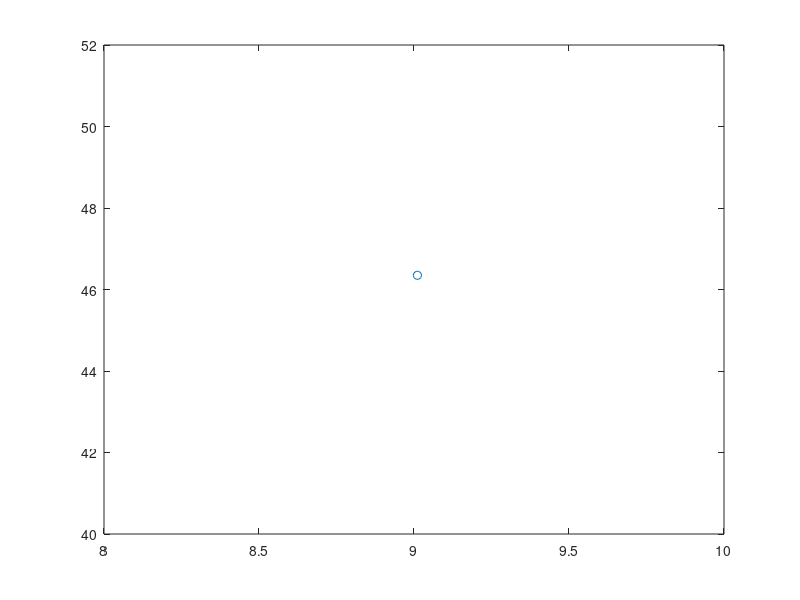

This chart was generated by the following MATLAB code: (Note: this script raises an error after producing the figure.)
% Direct                       %MTE                  %Static Clustering
xm=100;
ym=100;
sink.x=0.5*xm; %sink structure
sink.y=0.5*ym;
n=80;
E_elec = 50 * 10^(-9); %(joules)
E_amp = 100 * 10^(-12); %(joules)
k=2000; %1 bit data
Eo=0.5; %(joules)

figure(1);     %100 random network
for i=1:1:n
    S(i).xd=rand(1,1)*xm;
    XR(i)=S(i).xd;
    S(i).yd=rand(1,1)*ym;
    YR(i)=S(i).yd;
    %initially there are no cluster heads only nodes
    S(i).type='N';
    plot(S(i).xd,S(i).yd,'o');
    drawline([S(i).xd S(i).yd] , [sink.x sink.y]);
    title({'Direct Communication Transmission';})
    hold on;
end
S(n+1).xd=sink.x;
S(n+1).yd=sink.y;
S(n+1).sq_dist=0;

plot(S(n+1).xd,S(n+1).yd,'rx');


%%%%%%%%%%%%%%%%%%%%%% Direct Communication %%%%%%%%%%%%%%%%%%%%%%%%%%%%%%%
for i=1:1:n
    S(i).sq_dist=(((S(i).xd) - (S(n+1).xd))^2) + (((S(i).yd) - (S(n+1).yd))^2);
    S(i).E_direct = k*(E_elec +E_amp *(S(i).sq_dist));  %transmit only
end

%%%%%%%%%%%%%%%%%%%%%%%%%% MTE Communication %%%%%%%%%%%%%%%%%%%%%%%%%%%%%%
figure(2);
for i=1:1:n
    plot(S(i).xd,S(i).yd,'o');
    title({'MTE Transmission';})   
    hold on;
end
plot(S(n+1).xd,S(n+1).yd,'x');


          %%check

min_SqD = S(1).sq_dist;
for i=1:1:n
    if S(i).sq_dist < min_SqD
        min_SqD = S(i).sq_dist;
    end
end
[~,index] = sortrows([S.sq_dist].'); S = S(index); clear index  %sorting
        %%check



S(2).eff_dist = S(2).sq_dist;
S(2).trans_dist = S(2).eff_dist;
figure(2);
drawline([S(2).xd S(2).yd] , [sink.x,sink.y]);
hold on;
%%%%% drawline %%%%%
for i=3:1:n+1
    for j=2:1:i-1
        T(i).T(j)=(((S(i).xd) - (S(j).xd))^2) + (((S(i).yd) - (S(j).yd))^2);
    end
end


C=zeros(n+1);
for i=3:1:n+1
    S(i).eff_dist=S(i).sq_dist;
    for j=2:1:i-1
        if T(i).T(j)+S(j).eff_dist < S(i).eff_dist    % 0  result eliminate
           S(i).eff_dist=T(i).T(j)+S(j).eff_dist;
           C(i,j)=T(i).T(j)+S(j).eff_dist;  
        end     
    end 
end

for i=3:1:n+1
    if  S(i).eff_dist==S(i).sq_dist
        S(i).trans_dist=S(i).eff_dist;
        figure(2);
        drawline([S(i).xd S(i).yd] , [sink.x,sink.y]);
        hold on;
    end
end

for j=1:1:n+1
S(j).bit_counter=0;
S(j).bits_count=0;
S(j).addn_bits=0;
end

D(n+1,n+1)=0;

for i=3:1:n+1
    for j=n+1:-1:2
        if C(i,j)==0
            continue
        else
            S(i).trans_dist=S(i).eff_dist-S(j).eff_dist;
            figure(2);
            drawline([S(i).xd S(i).yd], [S(j).xd S(j).yd]);
            hold on;
            S(j).bit_counter=S(j).bit_counter + k;
            S(i).bits_count=S(i).bits_count + k;
            D(i,j)=1;
            break
        end
    end
end


        
        
S(1).E_MTE=0;
S(1).E_direct=0;
for j=n+1:-1:2
    for i=1:1:n+1
        if D(i,j)==0
            continue
        else
            S(j).addn_bits=S(j).addn_bits+S(i).addn_bits+k; %k=1
        end
    end
end


S(1).total_bits=0;
for i=2:1:n+1
    S(i).total_bits=S(i).addn_bits+k;
    S(i).E_MTE=S(i).total_bits * (E_elec+(E_amp* S(i).trans_dist))+ S(i).addn_bits * E_elec;         %transmit + receive
end

%%%%%%%%%%%%%%%%%%%%%%%%%%%%%%  ENERGY  %%%%%%%%%%%%%%%%%%%%%%%%%%%%%%%%%%%
Total_E_direct=0;
Total_E_MTE=0;
for i=1:1:n+1
    Total_E_direct = Total_E_direct + S(i).E_direct;
    Total_E_MTE = Total_E_MTE + S(i).E_MTE;
end


round=2000;
S(1).Eod=0;
S(1).EoM=0;
S(1).EoS=0;
for i=2:1:n+1
    S(i).Eod=0.5;
    S(i).EoM=0.5;
    S(i).EoS=0.5;
end

dead_direct=0;

for i=1:1:round
    dead1(i)=0;
    dead2(i)=0;
    dead3(i)=0;
    TE_direct(i)=0;
    TE_MTE(i)=0;
    TE_Static(i)=0;
    Tbits_MTE(i)=0;
    Tbits_Static(i)=0;
end


for i=1:1:round
    for j=2:1:n+1
        S(j).Eod=S(j).Eod - S(j).E_direct;
        if S(j).Eod<=0
            dead1(i)=dead1(i)+1;
        end
        if S(j).Eod>=0
            TE_direct(i)=TE_direct(i)+S(j).E_direct;
        end
    end
end

for i=2:1:n+1
    if S(i).Eod<=0
        figure(1);
        plot(S(i).xd,S(i).yd,'k*');
        hold on;
        dead_direct=dead_direct+1;
    end
end


%%%%%%%%%%%%%%%%%%%%%%%%  MTE ENERGY  %%%%%%%%%%%%%%%%%%%%%%%%%%%%%%%%%%%%%

dead_MTE=0;
for i=1:1:round
    for j=2:1:n+1
        S(j).EoM=S(j).EoM - S(j).E_MTE;
        if S(j).EoM<=0
            dead2(i)=dead2(i)+1;
        end
        if S(j).EoM>=0
            TE_MTE(i)=TE_MTE(i)+S(j).E_MTE;
            if S(j).EoM>=0 && S(j).bits_count==0
                Tbits_MTE(i)=Tbits_MTE(i)+S(j).total_bits;
            end
            
        end
    end
end

for i=2:1:n+1
    if S(i).EoM<=0
        figure(2);
        plot(S(i).xd,S(i).yd,'k*');
        hold on;
        dead_MTE=dead_MTE+1;
    end
end



%%%%%%%%%%%%%%%%%%%%%%%%%%%%%%%%%%%%%%%%%%%%%%%%%%%%%%%%%%%%%%%%%%%%%%%%%
%%%%%%%%%%%%%%%%%%% STATIC CLUSTERING  %%%%%%%%%%%%%%%%%%%%%%%%%%%%%%%%%%%
p=0.05;                    % change after making optimization
No=p*n;
v=zeros(1,n);
S(1).id=0;
for i=2:1:n+1
    S(i).id=i-1;
    v(1,i-1)=S(i).id;
end
B=nchoosek(v,No);      %possible Sub-station(SS)
b=size(B,1);
Sub_Station=zeros(1,No);



for i=2:1:n+1
    for j=2:1:n+1
        S(i).temp_dist(j)=(((S(i).xd) - (S(j).xd))^2) + (((S(i).yd) - (S(j).yd))^2);
    end
end

S(1).sum_sub=0;
a3=10000000;                %arbitary large
for i=1:1:b
    for j=1:1:No
        for h=2:1:n+1
            if B(i,j)==S(h).id
                Sub_Station(1,j)=S(h).id;
            end
        end
    end
    for h=2:1:n+1
        Sub_Station1=Sub_Station;               %Sub-Station
        S(h).sub=min(S(h).temp_dist(Sub_Station+1));
    end
    Sub_Station3=Sub_Station;
    for r=2:1:n+1
        a1=S(r).sub; 
        S(r).sum_sub=S(r).sub+S(r-1).sum_sub;
    end
    a2=S(n+1).sum_sub;
    if a2<a3
        a3=a2;
        Sub_Station_Final=Sub_Station;      %a3=Sum of static clustering model distance
    end
end

g=size(Sub_Station_Final);
f=g(2);
S(1).subfinal_dist=0;

for i=2:1:n+1
        S(i).subfinal_dist=min(S(i).temp_dist(Sub_Station_Final+1));
end

S(1).sub_stationid=0;

for i=1:1:n+1
    S(i).sub_counter=0;
end


figure(3);
for i=2:1:n+1
    plot(S(i).xd,S(i).yd,'o');
    title({'Static Clustering Transmission';})
    hold on;
end
plot(S(1).xd,S(1).yd,'x');


for i=2:1:n+1
    for j=2:1:n+1
        if S(i).subfinal_dist==S(i).temp_dist(j)
            S(i).sub_stationid=j;                   %draw 
            S(j).sub_counter=S(j).sub_counter+1;
            figure(3);
            drawline([S(i).xd S(i).yd] , [S(j).xd,S(j).yd]);
            hold on;
        end
    end
end

for i=2:1:n+1
    if S(i).sub_counter>0
        S(i).type='S';
    end
end

for i=2:1:n+1
    if S(i).type=='S'
        figure(3);
        drawline([S(i).xd S(i).yd] , [sink.x,sink.y]);
    end
end
        
%%%%%%%%%%%%%%  STATIC ENERGY  %%%%%%%%%%%%%%%%%%%%%%%%%%%%%%%%%%%%%


dead_Substation=0;
S(1).E_Static=0;
for j=2:1:n+1
    if S(j).type=='S'
        S(j).E_Static=S(j).sub_counter*k*(E_elec+(E_amp*S(j).sq_dist)) + (S(j).sub_counter-1)*k*E_elec;  %transmit+receice
    end
    if S(j).type=='N'
        S(j).E_Static=k*(E_elec+(E_amp*S(j).subfinal_dist));
    end
end

for i=1:1:round
    for j=2:1:n+1
        S(j).EoS=S(j).EoS - S(j).E_Static;
        if S(j).EoS<=0
            dead3(i)=dead3(i)+1;
        end                                           %break if dead = sub station
        if S(j).EoS>=0
            TE_Static(i)=TE_Static(i)+S(j).E_Static;
            if S(j).EoS>=0 && S(j).sub_counter>0
                Tbits_Static(i)=Tbits_Static(i)+S(j).sub_counter*k;
            end
        end
    end
    if dead3(i)==f
        dead3(i)=n;          %change with alive
        break
    end
end


figure(4)
plot(1:round, n-dead1(1:round),'-r', 'Linewidth',2);
hold on;
plot(1:round, n-dead2(1:round),'-b', 'Linewidth',2);
hold on;
plot(1:round, n-dead3(1:round),'-g', 'Linewidth',2);
title ({'No. of Operating Nodes';'Direct(Red),MTE(Blue),Static(Green)';})
xlabel 'Time rounds';
ylabel 'No. of nodes alive';
hold on;

figure(5)
plot(1:round, k*(n-dead1(1:round)),'-r', 'Linewidth',2);
hold on; 
% In direct bit packets reaching BS = k*(No. of operating nodes)
plot(1:round, Tbits_MTE(1:round),'-b', 'Linewidth',2);
hold on;
plot(1:round, Tbits_Static(1:round),'-g', 'Linewidth',2);
title ({'No. of data packets received at Base Station';'Direct(Red),MTE(Blue),Static(Green)';})
xlabel 'Time rounds';
ylabel 'No. of data packets received by BS(bits)';
hold on;

figure(6)
plot(1:round, TE_direct(1:round) ,'-r', 'Linewidth',2);
hold on;
plot(1:round, TE_MTE(1:round) ,'-b', 'Linewidth',2);
hold on;
plot(1:round, TE_Static(1:round),'-g', 'Linewidth',2);
title ({'Total System Energy Dissipated';'Direct(Red),MTE(Blue),Static(Green)';})
xlabel 'Time rounds';
ylabel 'Energy(J)';
hold on;
                     
                     
